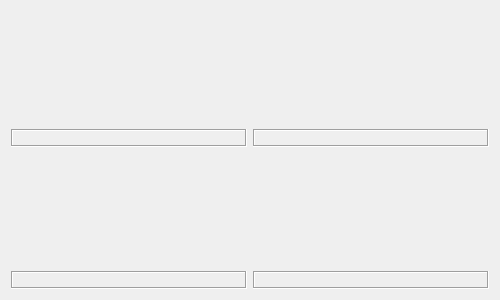
<?xml version="1.0" encoding="UTF-8"?>
<ui version="4.0">
 <class>frmGaugeCloud</class>
 <widget class="QWidget" name="frmGaugeCloud">
  <property name="geometry">
   <rect>
    <x>0</x>
    <y>0</y>
    <width>500</width>
    <height>300</height>
   </rect>
  </property>
  <property name="windowTitle">
   <string>Form</string>
  </property>
  <layout class="QGridLayout" name="gridLayout">
   <item row="0" column="0">
    <widget class="GaugeCloud" name="gaugeCloud1" native="true">
     <property name="sizePolicy">
      <sizepolicy hsizetype="Preferred" vsizetype="Expanding">
       <horstretch>0</horstretch>
       <verstretch>0</verstretch>
      </sizepolicy>
     </property>
    </widget>
   </item>
   <item row="0" column="1">
    <widget class="GaugeCloud" name="gaugeCloud2" native="true">
     <property name="sizePolicy">
      <sizepolicy hsizetype="Preferred" vsizetype="Expanding">
       <horstretch>0</horstretch>
       <verstretch>0</verstretch>
      </sizepolicy>
     </property>
    </widget>
   </item>
   <item row="1" column="0">
    <widget class="QLabel" name="labPosition1">
     <property name="frameShape">
      <enum>QFrame::Box</enum>
     </property>
     <property name="frameShadow">
      <enum>QFrame::Sunken</enum>
     </property>
     <property name="text">
      <string/>
     </property>
     <property name="alignment">
      <set>Qt::AlignCenter</set>
     </property>
    </widget>
   </item>
   <item row="1" column="1">
    <widget class="QLabel" name="labPosition2">
     <property name="frameShape">
      <enum>QFrame::Box</enum>
     </property>
     <property name="frameShadow">
      <enum>QFrame::Sunken</enum>
     </property>
     <property name="text">
      <string/>
     </property>
     <property name="alignment">
      <set>Qt::AlignCenter</set>
     </property>
    </widget>
   </item>
   <item row="2" column="0">
    <widget class="GaugeCloud" name="gaugeCloud3" native="true">
     <property name="sizePolicy">
      <sizepolicy hsizetype="Preferred" vsizetype="Expanding">
       <horstretch>0</horstretch>
       <verstretch>0</verstretch>
      </sizepolicy>
     </property>
    </widget>
   </item>
   <item row="2" column="1">
    <widget class="GaugeCloud" name="gaugeCloud4" native="true">
     <property name="sizePolicy">
      <sizepolicy hsizetype="Preferred" vsizetype="Expanding">
       <horstretch>0</horstretch>
       <verstretch>0</verstretch>
      </sizepolicy>
     </property>
    </widget>
   </item>
   <item row="3" column="0">
    <widget class="QLabel" name="labPosition3">
     <property name="frameShape">
      <enum>QFrame::Box</enum>
     </property>
     <property name="frameShadow">
      <enum>QFrame::Sunken</enum>
     </property>
     <property name="text">
      <string/>
     </property>
     <property name="alignment">
      <set>Qt::AlignCenter</set>
     </property>
    </widget>
   </item>
   <item row="3" column="1">
    <widget class="QLabel" name="labPosition4">
     <property name="frameShape">
      <enum>QFrame::Box</enum>
     </property>
     <property name="frameShadow">
      <enum>QFrame::Sunken</enum>
     </property>
     <property name="text">
      <string/>
     </property>
     <property name="alignment">
      <set>Qt::AlignCenter</set>
     </property>
    </widget>
   </item>
  </layout>
 </widget>
 <customwidgets>
  <customwidget>
   <class>GaugeCloud</class>
   <extends>QWidget</extends>
   <header>gaugecloud.h</header>
  </customwidget>
 </customwidgets>
 <resources/>
 <connections/>
</ui>
